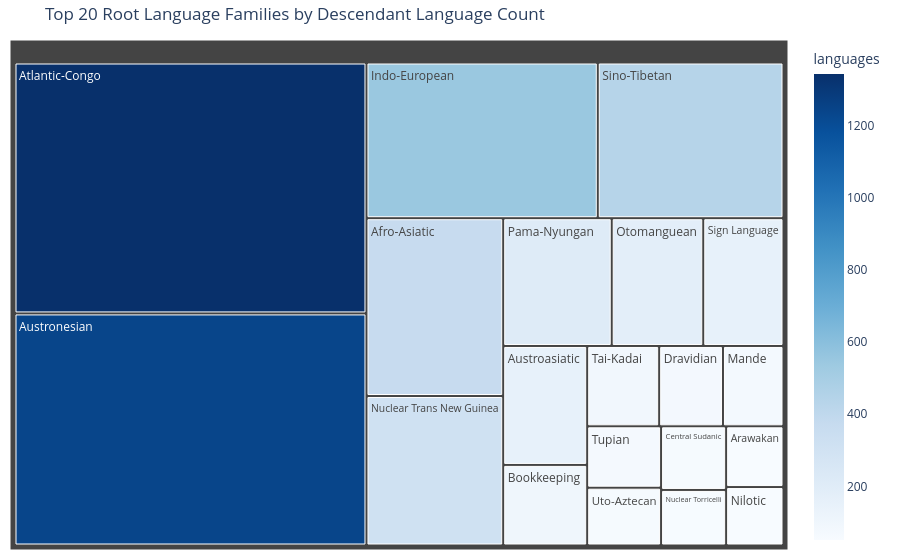

Here is the notebook cell this chart was saved with:
### Markdown cell above
## 4 · Treemap of top families by language count

### Code cell
top_roots = root_df.head(20)

fig = px.treemap(
    top_roots,
    path=["family"],
    values="languages",
    title="Top 20 Root Language Families by Descendant Language Count",
    color="languages",
    color_continuous_scale="Blues",
)
fig.update_layout(margin=dict(l=10, r=10, t=40, b=10))
fig.show()

### Figure 1 — Plotly figure (JSON) as saved in the notebook; plotly's stock layout.template omitted (floating-point values rounded to 4 significant figures)
{"data": [{"branchvalues": "total", "customdata": [[1344.0], [1243.0], [548.0], [440.0], [370.0], [311.0], [211.0], [178.0], [156.0], [152.0], [103.0], [88.0], [78.0], [74.0], [69.0], [65.0], [63.0], [55.0], [53.0], [51.0]], "domain": {"x": [0, 1], "y": [0, 1]}, "hovertemplate": "labels=%{label}<br>languages_sum=%{value}<br>parent=%{parent}<br>id=%{id}<br>languages=%{color}<extra></extra>", "ids": ["Atlantic-Congo", "Austronesian", "Indo-European", "Sino-Tibetan", "Afro-Asiatic", "Nuclear Trans New Guinea", "Pama-Nyungan", "Otomanguean", "Sign Language", "Austroasiatic", "Bookkeeping", "Tai-Kadai", "Dravidian", "Mande", "Tupian", "Uto-Aztecan", "Central Sudanic", "Nuclear Torricelli", "Arawakan", "Nilotic"], "labels": ["Atlantic-Congo", "Austronesian", "Indo-European", "Sino-Tibetan", "Afro-Asiatic", "Nuclear Trans New Guinea", "Pama-Nyungan", "Otomanguean", "Sign Language", "Austroasiatic", "Bookkeeping", "Tai-Kadai", "Dravidian", "Mande", "Tupian", "Uto-Aztecan", "Central Sudanic", "Nuclear Torricelli", "Arawakan", "Nilotic"], "marker": {"coloraxis": "coloraxis", "colors": [1344.0, 1243.0, 548.0, 440.0, 370.0, 311.0, 211.0, 178.0, 156.0, 152.0, 103.0, 88.0, 78.0, 74.0, 69.0, 65.0, 63.0, 55.0, 53.0, 51.0]}, "name": "", "parents": ["", "", "", "", "", "", "", "", "", "", "", "", "", "", "", "", "", "", "", ""], "type": "treemap", "values": [1344.0, 1243.0, 548.0, 440.0, 370.0, 311.0, 211.0, 178.0, 156.0, 152.0, 103.0, 88.0, 78.0, 74.0, 69.0, 65.0, 63.0, 55.0, 53.0, 51.0]}], "layout": {"coloraxis": {"autocolorscale": false, "colorbar": {"title": {"text": "languages"}}, "colorscale": [[0, "rgb(247,251,255)"], [0.125, "rgb(222,235,247)"], [0.25, "rgb(198,219,239)"], [0.375, "rgb(158,202,225)"], [0.5, "rgb(107,174,214)"], [0.625, "rgb(66,146,198)"], [0.75, "rgb(33,113,181)"], [0.875, "rgb(8,81,156)"], [1, "rgb(8,48,107)"]]}, "legend": {"tracegroupgap": 0}, "margin": {"b": 10, "l": 10, "r": 10, "t": 40}, "title": {"text": "Top 20 Root Language Families by Descendant Language Count"}}}
